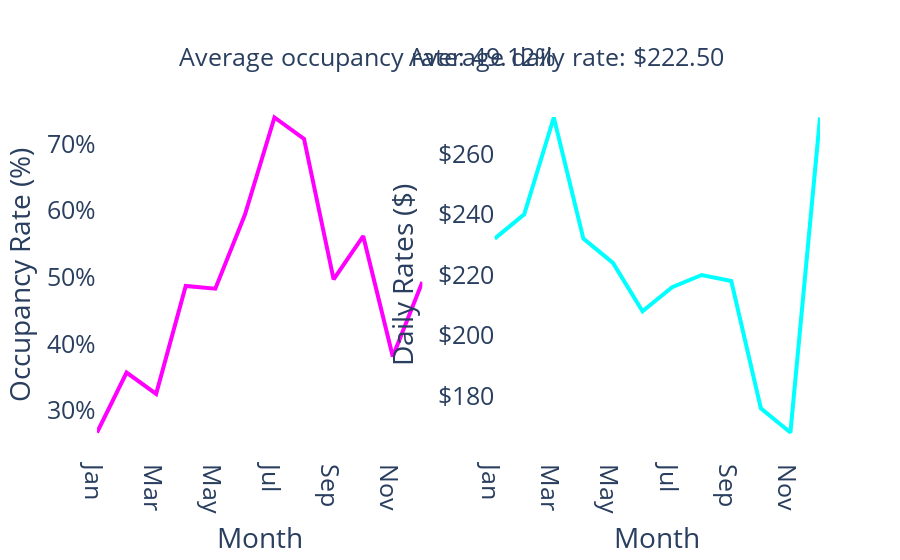

Notebook code cell kept with this figure:
### Code cell
# Импорт необходимых библиотек (Importing necessary libraries)
import plotly.graph_objects as go
import plotly.subplots as sp

# Создание сабплотов (Creating subplots)
fig = sp.make_subplots(rows=1, cols=2)

# График занятости (Occupancy Rate Plot)
fig.add_trace(
    go.Scatter(
        x=seasonality_df.index, 
        y=seasonality_df['occupancy_rates'], 
        mode='lines', 
        line=dict(color='magenta', width=4), # Increased line width
        name='Occupancy Rate',
        showlegend=False
    ),
    row=1, 
    col=1
)

# График дневных ставок (Daily Rates Plot)
fig.add_trace(
    go.Scatter(
        x=seasonality_df.index, 
        y=seasonality_df['daily_rates'], 
        mode='lines', 
        line=dict(color='cyan', width=4), # Increased line width
        name='Daily Rates',
        showlegend=False
    ),
    row=1, 
    col=2
)

# Настройка параметров графиков (Adjusting plot parameters)
fig.update_layout(
    title_font=dict(size=42, family="Open Sans, sans-serif"), # Font adjustment
    plot_bgcolor='white',
    paper_bgcolor='white'
)

# Установка заголовка и других параметров для графика занятости (Setting title and other parameters for Occupancy Rate Plot)
fig.update_xaxes(title_text="Month", row=1, col=1, title_font=dict(size=28), tickfont=dict(size=25))
fig.update_yaxes(title_text="Occupancy Rate (%)", tickformat='.0%', row=1, col=1, title_font=dict(size=28), tickfont=dict(size=25))
fig.add_annotation(text=f"Average occupancy rate: {average_occupancy:.2%}", xref="paper", yref="paper", x=0.11, y=1.18, font=dict(size=25), showarrow=False)

# Установка заголовка и других параметров для графика дневных ставок (Setting title and other parameters for Daily Rates Plot)
fig.update_xaxes(title_text="Month", row=1, col=2, title_font=dict(size=28), tickfont=dict(size=25))
fig.update_yaxes(title_text="Daily Rates ($)", tickprefix="$", row=1, col=2, title_font=dict(size=28), tickfont=dict(size=25))
fig.add_annotation(text=f"Average daily rate: ${average_rate:.2f}", xref="paper", yref="paper", x=0.87, y=1.18, font=dict(size=25), showarrow=False)

fig.show()

### Figure 1 — Plotly figure (JSON) as saved in the notebook; plotly's stock layout.template omitted (floating-point values rounded to 4 significant figures)
{"data": [{"line": {"color": "magenta", "width": 4}, "mode": "lines", "name": "Occupancy Rate", "showlegend": false, "type": "scatter", "x": ["Jan", "Feb", "Mar", "Apr", "May", "Jun", "Jul", "Aug", "Sep", "Oct", "Nov", "Dec"], "xaxis": "x", "y": [0.267, 0.357, 0.325, 0.487, 0.483, 0.594, 0.74, 0.708, 0.497, 0.562, 0.381, 0.493], "yaxis": "y"}, {"line": {"color": "cyan", "width": 4}, "mode": "lines", "name": "Daily Rates", "showlegend": false, "type": "scatter", "x": ["Jan", "Feb", "Mar", "Apr", "May", "Jun", "Jul", "Aug", "Sep", "Oct", "Nov", "Dec"], "xaxis": "x2", "y": [232, 240, 272, 232, 224, 208, 216, 220, 218, 176, 168, 272], "yaxis": "y2"}], "layout": {"annotations": [{"font": {"size": 25}, "showarrow": false, "text": "Average occupancy rate: 49.12%", "x": 0.11, "xref": "paper", "y": 1.18, "yref": "paper"}, {"font": {"size": 25}, "showarrow": false, "text": "Average daily rate: $222.50", "x": 0.87, "xref": "paper", "y": 1.18, "yref": "paper"}], "paper_bgcolor": "white", "plot_bgcolor": "white", "title": {"font": {"family": "Open Sans, sans-serif", "size": 42}}, "xaxis": {"anchor": "y", "domain": [0, 0.45], "tickfont": {"size": 25}, "title": {"font": {"size": 28}, "text": "Month"}}, "xaxis2": {"anchor": "y2", "domain": [0.55, 1], "tickfont": {"size": 25}, "title": {"font": {"size": 28}, "text": "Month"}}, "yaxis": {"anchor": "x", "domain": [0, 1], "tickfont": {"size": 25}, "tickformat": ".0%", "title": {"font": {"size": 28}, "text": "Occupancy Rate (%)"}}, "yaxis2": {"anchor": "x2", "domain": [0, 1], "tickfont": {"size": 25}, "tickprefix": "$", "title": {"font": {"size": 28}, "text": "Daily Rates ($)"}}}}
